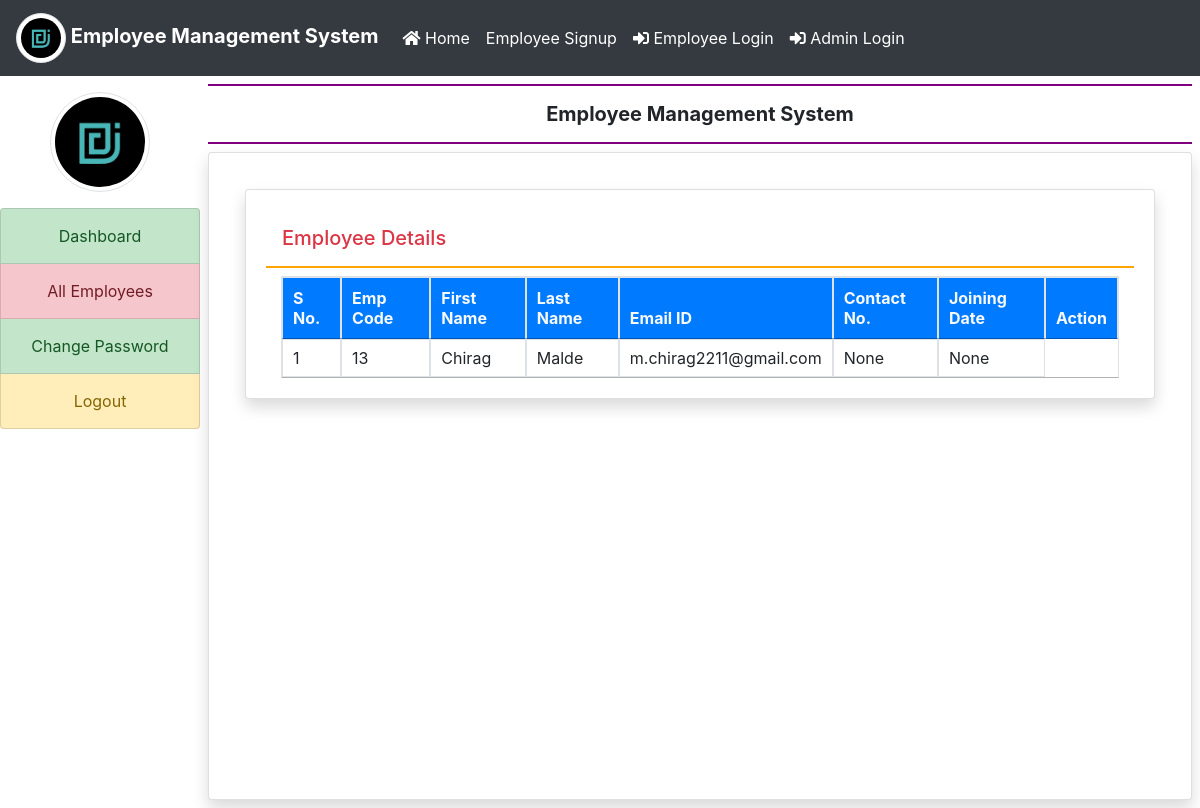
Screenshot of /all_employees/ (signed in) with the database file from the repository.
### employee/models.py (models this page shows, shortened)
class EmployeeDetail(models.Model):
    user = models.ForeignKey(User, on_delete=models.CASCADE)
    empcode = models.CharField(max_length=50)
    empaddress = models.CharField(max_length=100, null=True)
    empdept = models.CharField(max_length=100, null=True)
    designation = models.CharField(max_length=100, null=True)
    contact = models.CharField(max_length=15, null=True)
    gender = models.CharField(max_length=50, null=True)
    major = models.CharField(max_length=50,null=True)
    joiningdate = models.DateField(null=True)
    dateofbirth = models.DateField(null=True)

### employee/views.py (the view)
# urls.py: path('all_employees/',all_employees,name='all_employees'),
def all_employees(request):
    if not request.user.is_authenticated:
        return redirect('admin_login')
    employee = EmployeeDetail.objects.all()
    return render(request, 'all_employees.html', locals())

### employee/templates/all_employees.html
{% extends 'admin_base.html' %}
{% block main %}
<div class="card shadow m-3">
    <div class="card-body">
        <h5 class="p-3 text-danger" style="border-bottom : 2px solid orange">Employee Details</h5>
        <div class="container-fluid">
            <table class="table table-bordered table-hover" id="example">
                <thead class="text-light bg-primary">
                <tr>
                    <th>S No.</th>
                    <th>Emp Code</th>
                    <th>First Name</th>
                    <th>Last Name</th>
                    <th>Email ID</th>
                    <th>Contact No.</th>
                    <th>Joining Date</th>
                    <th>Action</th>
                </tr>
                </thead>
                <tbody>
                {% for i in employee %}
                <tr>
                    <td>{{forloop.counter}}</td>
                    <td>{{i.empcode}}</td>
                    <td>{{i.user.first_name}}</td>
                    <td>{{i.user.last_name}}</td>
                    <td>{{i.user.username}}</td>
                    <td>{{i.contact}}</td>
                    <td>{{i.joiningdate}}</td>
                </tr>
                {% endfor %}
                </tbody>
            </table>
        </div>
    </div>
</div>
{% endblock %}

### rows the page displays
EmployeeDetail: empcode "13", user.first_name "Chirag", user.last_name "Malde", user.username "m.chirag2211@gmail.com", contact "None", joiningdate "None"
